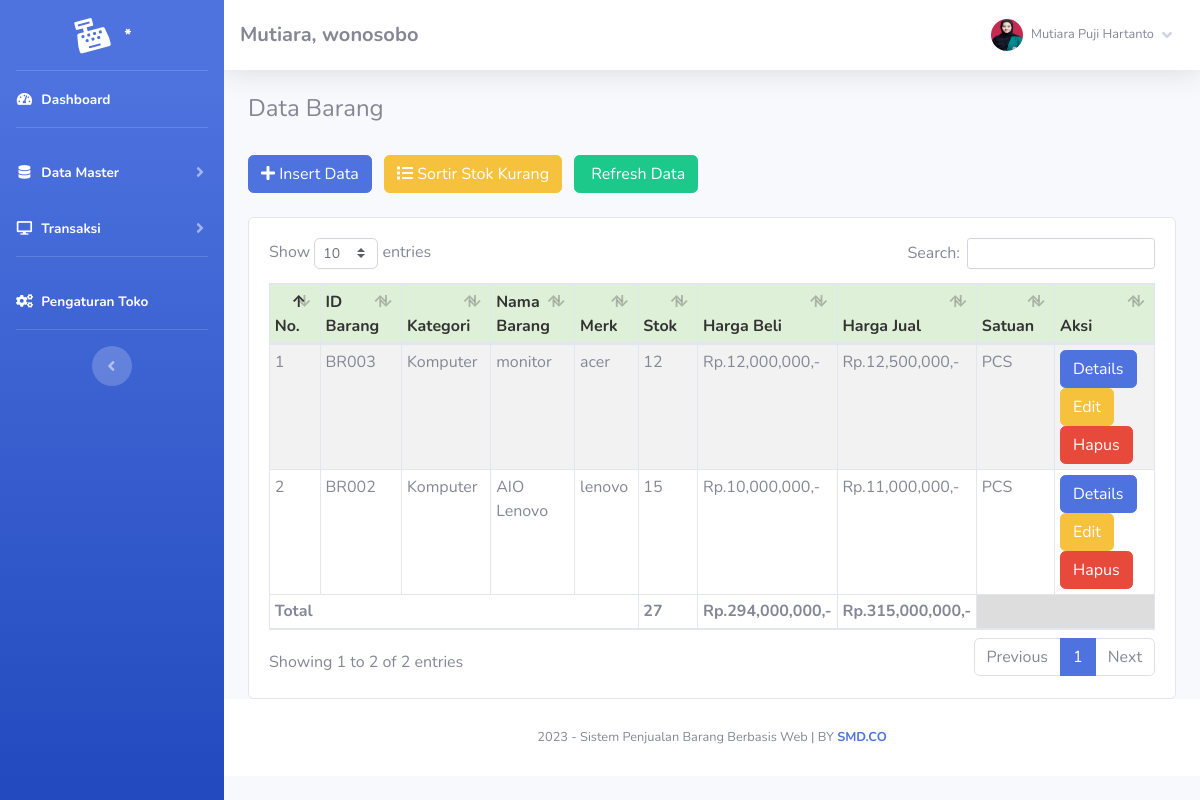
Screenshot of /index.php?page=barang (signed in) with the database file from the repository.
### tables this page shows
CREATE TABLE `toko`  (
  `id_toko` int NOT NULL AUTO_INCREMENT,
  `nama_toko` varchar(255) NOT NULL,
  `alamat_toko` text NOT NULL,
  `tlp` varchar(255) NOT NULL,
  `nama_pemilik` varchar(255) NOT NULL,
  PRIMARY KEY (`id_toko`) USING BTREE
);

CREATE TABLE `member`  (
  `id_member` int NOT NULL AUTO_INCREMENT,
  `nm_member` varchar(255) NOT NULL,
  `alamat_member` text NOT NULL,
  `telepon` varchar(255) NOT NULL,
  `email` varchar(255) NOT NULL,
  `gambar` text NOT NULL,
  `NIK` text NOT NULL,
  PRIMARY KEY (`id_member`) USING BTREE
);

CREATE TABLE `barang`  (
  `id` int NOT NULL AUTO_INCREMENT,
  `id_barang` varchar(255) NOT NULL,
  `id_kategori` int NOT NULL,
  `nama_barang` text NOT NULL,
  `merk` varchar(255) NOT NULL,
  `harga_beli` varchar(255) NOT NULL,
  `harga_jual` varchar(255) NOT NULL,
  `satuan_barang` varchar(255) NOT NULL,
  `stok` text NOT NULL,
  `tgl_input` varchar(255) NOT NULL,
  `tgl_update` varchar(255) NULL DEFAULT NULL,
  PRIMARY KEY (`id`) USING BTREE
);

CREATE TABLE `kategori`  (
  `id_kategori` int NOT NULL AUTO_INCREMENT,
  `nama_kategori` varchar(255) NOT NULL,
  `tgl_input` varchar(255) NOT NULL,
  PRIMARY KEY (`id_kategori`) USING BTREE
);

### fungsi/view/view.php (called while the page is built, shortened)
<?php
class view
{
    protected $db;
    public function __construct($db)
    {
        $this->db = $db;
    }
    public function member_edit($id)
    {
        $sql = "select member.*, login.*
                from member inner join login on member.id_member = login.id_member
                where member.id_member= ?";
        $row = $this->db->prepare($sql);
        $row->execute(array($id));
        $hasil = $row->fetch();
        return $hasil;
    }
    public function toko()
    {
        $sql = "select*from toko where id_toko='1'";
        $row = $this->db->prepare($sql);
        $row->execute();
        $hasil = $row->fetch();
        return $hasil;
    }
    public function barang()
    {
        $sql = "select barang.*, kategori.id_kategori, kategori.nama_kategori
                from barang inner join kategori on barang.id_kategori = kategori.id_kategori
                ORDER BY id DESC";
        $row = $this->db->prepare($sql);
        $row->execute();
        $hasil = $row->fetchAll();
        return $hasil;
    }
}

### admin/module/barang/index.php (the view, shortened to what this page needs)
   <h4>Data Barang</h4>
   <br />
   <button type="button" class="btn btn-primary btn-md mr-2" data-toggle="modal" data-target="#myModal">
       <i class="fa fa-plus"></i> Insert Data</button>
   <a href="index.php?page=barang&stok=yes" class="btn btn-warning btn-md mr-2">
       <i class="fa fa-list"></i> Sortir Stok Kurang</a>
   <a href="index.php?page=barang" class="btn btn-success btn-md">
       <i class="fa fa-refresh"></i> Refresh Data</a>
   <br />
   <div class="card card-body">
       <div class="table-responsive">
           <table class="table table-bordered table-striped table-sm" id="example1">
               <thead>
                   <tr style="background:#DFF0D8;color:#333;">
                       <th>No.</th>
                       <th>ID Barang</th>
                       <th>Kategori</th>
                       <th>Nama Barang</th>
                       <th>Merk</th>
                       <th>Stok</th>
                       <th>Harga Beli</th>
                       <th>Harga Jual</th>
                       <th>Satuan</th>
                       <th>Aksi</th>
                   </tr>
               </thead>
               <tbody>
                   <?php
	$totalBeli = 0;
	$totalJual = 0;
	$totalStok = 0;
	if($_GET['stok'] == 'yes')
	{
		$hasil = $lihat -> barang_stok();
	}else{
		$hasil = $lihat -> barang();
	}
	$no=1;
	foreach($hasil as $isi) {
?>
                   <tr>
                       <td><?php echo $no;?></td>
                       <td><?php echo $isi['id_barang'];?></td>
                       <td><?php echo $isi['nama_kategori'];?></td>
                       <td><?php echo $isi['nama_barang'];?></td>
                       <td><?php echo $isi['merk'];?></td>
                       <td>
                           <?php if($isi['stok'] == '0'){?>
                           <button class="btn btn-danger"> Habis</button>
                           <?php }else{?>
                           <?php echo $isi['stok'];?>
                           <?php }?>
                       </td>
                       <td>Rp.<?php echo number_format($isi['harga_beli']);?>,-</td>
                       <td>Rp.<?php echo number_format($isi['harga_jual']);?>,-</td>
                       <td> <?php echo $isi['satuan_barang'];?></td>
                       <td>
                           <?php if($isi['stok'] <=  '3'){?>
                           <form method="POST" action="fungsi/edit/edit.php?stok=edit">
                               <input type="text" name="restok" class="form-control">
                               <input type="hidden" name="id" value="<?php echo $isi['id_barang'];?>"
                                   class="form-control">
                               <button class="btn btn-primary btn-sm">
                                   Restok
                               </button>
                               <a href="fungsi/hapus/hapus.php?barang=hapus&id=<?php echo $isi['id_barang'];?>"
                                   onclick="javascript:return confirm('Hapus Data barang ?');">
                                   <button class="btn btn-danger btn-sm">Hapus</button></a>
                           </form>
                           <?php }else{?>
                           <a href="index.php?page=barang/details&barang=<?php echo $isi['id_barang'];?>"><button
                                   class="btn btn-primary btn-xs">Details</button></a>
                           <a href="index.php?page=barang/edit&barang=<?php echo $isi['id_barang'];?>"><button
                                   class="btn btn-warning btn-xs">Edit</button></a>
                           <a href="fungsi/hapus/hapus.php?barang=hapus&id=<?php echo $isi['id_barang'];?>"
                               onclick="javascript:return confirm('Hapus Data barang ?');"><button
                                   class="btn btn-danger btn-xs">Hapus</button></a>
                           <?php }?>
                   </tr>
                   <?php
		$no++;
		$totalBeli += $isi['harga_beli'] * $isi['stok'];
		$totalJual += $isi['harga_jual'] * $isi['stok'];
		$totalStok += $isi['stok'];
	}
?>
               </tbody>
               <tfoot>
                   <tr>
                       <th colspan="5">Total </td>
                       <th><?php echo $totalStok;?></td>
                       <th>Rp.<?php echo number_format($totalBeli);?>,-</td>
                       <th>Rp.<?php echo number_format($totalJual);?>,-</td>
                       <th colspan="2" style="background:#ddd"></th>
                   </tr>
               </tfoot>
           </table>
       </div>
   </div>

### index.php (shortened to what this page needs)
<?php
	if(!empty($_SESSION['admin'])){
		require 'config.php';
		$lihat = new view($config);
		$toko = $lihat -> toko();
			include 'admin/template/header.php';
			include 'admin/template/sidebar.php';
				if(!empty($_GET['page'])){
					include 'admin/module/'.$_GET['page'].'/index.php';
				}else{
					include 'admin/template/home.php';
				}
			include 'admin/template/footer.php';
	}else{
		echo '<script>window.location="login.php";</script>';
	}

### admin/template/header.php (shortened to what this page needs)
<!DOCTYPE html>
<html lang="en">
<head>
    <link href="sb-admin/vendor/fontawesome-free/css/all.min.css" rel="stylesheet" type="text/css">
    <link href="sb-admin/css/sb-admin-2.min.css" rel="stylesheet">
    <link rel="stylesheet" href="sb-admin/vendor/datatables/dataTables.bootstrap4.css" />
</head>
<body id="page-top">
    <div id="wrapper">

### admin/template/sidebar.php (shortened to what this page needs)
<?php
$id = $_SESSION['admin']['id_member'];
$hasil_profil = $lihat->member_edit($id);
?>
<ul class="navbar-nav bg-gradient-primary sidebar sidebar-dark accordion" id="accordionSidebar">
    <a class="sidebar-brand d-flex align-items-center justify-content-center" href="index.php">
        <div class="sidebar-brand-icon rotate-n-15">
            <i class="fas fa-cash-register"></i>
        </div>
        <div class="sidebar-brand-text mx-3">*<sup></sup></div>
    </a>
    <hr class="sidebar-divider my-0">
    <li class="nav-item active">
        <a class="nav-link" href="index.php">
            <i class="fas fa-fw fa-tachometer-alt"></i>
            <span>Dashboard</span></a>
    </li>
    <hr class="sidebar-divider">
    <li class="nav-item active">
        <a class="nav-link collapsed" href="#" data-toggle="collapse" data-target="#collapseTwo" aria-expanded="true" aria-controls="collapseTwo">
            <i class="fas fa-fw fa-database"></i>
            <span>Data Master</span>
        </a>
    </li>
    <li class="nav-item active">
        <a class="nav-link collapsed" href="#" data-toggle="collapse" data-target="#collapse3" aria-expanded="true" aria-controls="collapse3">
            <i class="fas fa-fw fa-desktop"></i>
            <span>Transaksi</span>
        </a>
    </li>
    <hr class="sidebar-divider">
    <li class="nav-item active">
        <a class="nav-link" href="index.php?page=pengaturan">
            <i class="fas fa-fw fa-cogs"></i>
            <span>Pengaturan Toko</span></a>
    </li>
    <hr class="sidebar-divider d-none d-md-block">
    <div class="text-center d-none d-md-inline">
        <button class="rounded-circle border-0" id="sidebarToggle"></button>
    </div>
</ul>
<div id="content-wrapper" class="d-flex flex-column">
    <div id="content">
        <nav class="navbar navbar-expand navbar-light bg-white topbar mb-4 static-top shadow">
            <h5 class="d-lg-block d-none mt-2"><b><?php echo $toko['nama_toko']; ?>, <?php echo $toko['alamat_toko']; ?></b></h5>
            <ul class="navbar-nav ml-auto">
                <li class="nav-item dropdown no-arrow">
                    <a class="nav-link dropdown-toggle" href="#" id="userDropdown" role="button" data-toggle="dropdown" aria-haspopup="true" aria-expanded="false">
                        <img class="img-profile rounded-circle" src="assets/img/user/<?php echo $hasil_profil['gambar']; ?>">
                        <span class="mr-2 d-none d-lg-inline text-gray-600 small ml-2"><?php echo $hasil_profil['nm_member']; ?></span>
                        <i class="fas fa-angle-down"></i>
                    </a>
                </li>
            </ul>
        </nav>
        <div class="container-fluid">

### admin/template/footer.php (shortened to what this page needs)
</div>
<footer class="sticky-footer bg-white">
    <div class="container my-auto">
        <div class="copyright text-center my-auto">
            <span>
                <?php echo date('Y'); ?> - Sistem Penjualan Barang Berbasis Web |
                BY <b><a href="https://susilomultidigital.space" target="_blank">SMD.CO</a></b>
            </span>
        </div>
    </div>
</footer>
</div>
</div>
</body>
</html>

### rows the page displays
toko: nama_toko "Mutiara", alamat_toko "wonosobo"
barang: id_barang "BR003", id_kategori.nama_kategori "Komputer", nama_barang "monitor", merk "acer", stok "12", harga_beli "12,000,000", harga_jual "12,500,000", satuan_barang "PCS"
barang: id_barang "BR002", id_kategori.nama_kategori "Komputer", nama_barang "AIO Lenovo", merk "lenovo", stok "15", harga_beli "10,000,000", harga_jual "11,000,000", satuan_barang "PCS"

### other values shown
$hasil_profil['nm_member'] "Mutiara Puji Hartanto"
$totalStok "27"
$totalBeli "294,000,000"
$totalJual "315,000,000"
